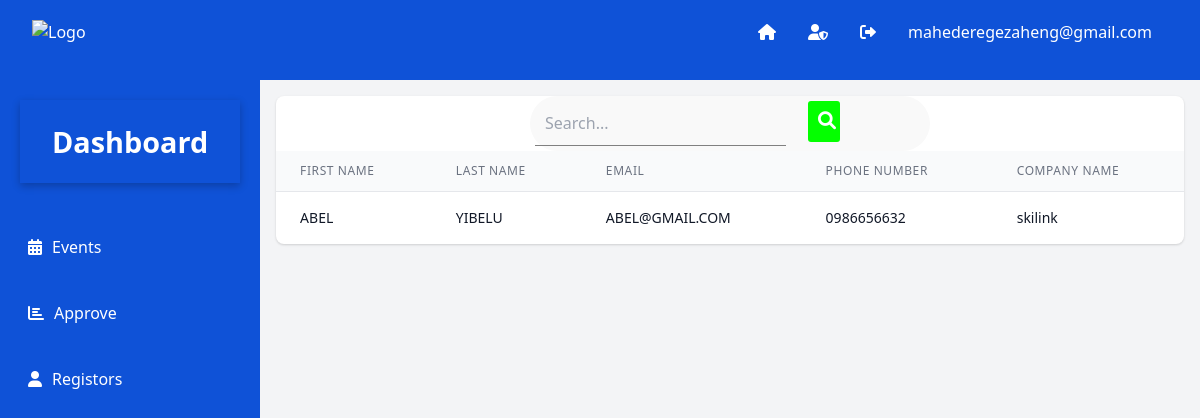
Screenshot of /admin/user.php (signed in) with the database file from the repository.
### tables this page shows
CREATE TABLE `registor` (
  `id` int(6) UNSIGNED NOT NULL,
  `first_name` varchar(50) NOT NULL,
  `last_name` varchar(50) NOT NULL,
  `company_name` varchar(50) NOT NULL,
  `email` varchar(50) NOT NULL,
  `phone_number` varchar(15) NOT NULL,
  `verification_code` varchar(10) NOT NULL,
  `approve` int(10) NOT NULL DEFAULT 0
);

### admin/user.php (the view, shortened to what this page needs)
<?php include_once('header.php');
?>
<!DOCTYPE html>
<html lang="en">
<head>
  <link href="https://cdn.jsdelivr.net/npm/tailwindcss@2.2.19/dist/tailwind.min.css" rel="stylesheet">
  <link rel="stylesheet" href="style.css">
  <link rel="stylesheet" href="https://cdnjs.cloudflare.com/ajax/libs/font-awesome/6.0.0-beta3/css/all.min.css">
</head>
<body>
<?php
include_once('header.php');
  echo'<div class="flex">';
include_once('side.php');
?>
    <main class="flex w-full">
        <div class="bods bg-gray-100 p-4">
            <div class="bg-white shadow overflow-hidden sm:rounded-lg">
            <div class="search-bar">
    <form method="GET" action="">
        <input type="text" name="search" placeholder="Search...">
        <button type="submit"><i class="fas fa-search"></i></button>
    </form>
</div>
<?php
include_once('dbcon.php');
$search = isset($_GET['search']) ? $_GET['search'] : '';
$query = "SELECT * FROM registor WHERE first_name LIKE '%$search%' OR last_name LIKE '%$search%' OR email LIKE '%$search%' OR phone_number LIKE '%$search%' OR company_name LIKE '%$search%'";
$result = $mysqli->query($query);
if ($result->num_rows > 0) {
    ?>
    <table class="min-w-full divide-y divide-gray-200">
        <thead>
            <tr>
                <th scope="col" class="px-6 py-3 bg-gray-50 text-left text-xs font-medium text-gray-500 uppercase tracking-wider">
                    First Name
                </th>
                <th scope="col" class="px-6 py-3 bg-gray-50 text-left text-xs font-medium text-gray-500 uppercase tracking-wider">
                    Last Name
                </th>
                <th scope="col" class="px-6 py-3 bg-gray-50 text-left text-xs font-medium text-gray-500 uppercase tracking-wider">
                    Email
                </th>
                <th scope="col" class="px-6 py-3 bg-gray-50 text-left text-xs font-medium text-gray-500 uppercase tracking-wider">
                    Phone Number
                </th>
                <th scope="col" class="px-6 py-3 bg-gray-50 text-left text-xs font-medium text-gray-500 uppercase tracking-wider">
                    Company Name
                </th>
            </tr>
        </thead>
        <tbody>
            <?php
            while ($row = $result->fetch_assoc()) {
                $approve=$row['approve'];
        if($approve=='1'){
                ?>
                <tr>
                    <td class="px-6 py-4 whitespace-nowrap">
                        <div class="text-sm text-gray-900"><?php echo $row['first_name']; ?></div>
                    </td>
                    <td class="px-6 py-4 whitespace-nowrap">
                        <div class="text-sm text-gray-900"><?php echo $row['last_name']; ?></div>
                    </td>
                    <td class="px-6 py-4 whitespace-nowrap">
                        <div class="text-sm text-gray-900"><?php echo $row['email']; ?></div>
                    </td>
                    <td class="px-6 py-4 whitespace-nowrap">
                        <div class="text-sm text-gray-900"><?php echo $row['phone_number']; ?></div>
                    </td>
                    <td class="px-6 py-4 whitespace-nowrap">
                        <div class="text-sm text-gray-900"><?php echo $row['company_name']; ?></div>
                    </td>
                </tr>
                <?php
            }
        }
            ?>
        </tbody>
    </table>
    <?php
} else {
    echo "No data found in the registor table.";
}
?>
            </div>
          </div>
   </div>
  </body>
  </html>

### admin/style.css (style rules this page uses)
body { background-color: #ddd; }
.bods { width: 100%; }
.search-bar { display: flex; align-items: center; max-width: 400px; margin: 0 auto; background-color: #f9f9f9; border-radius: 30px; padding: 5px; }
.search-bar input { flex: 1; border: none; border-bottom: 1px solid gray; background: none; outline: none; padding: 10px; font-size: 16px; color: #333; }
.search-bar button { background: none; border: none; outline: none; padding: 5px; cursor: pointer; color: #333; }
.search-bar button i { font-size: 18px; }
table { width: 100%; max-height: 10vh; overflow-y:scroll ; }
button[type="submit"], .add-event { display: block; width: 10%; padding: 10px; float: right; margin: 0 1rem; border: none; background-color: #04ff00; color: #fff; font-size: 14px; font-weight: bold; border-radius: 3px; cursor: pointer; }

### rows the page displays
registor: first_name "ABEL", last_name "YIBELU", email "ABEL@GMAIL.COM", phone_number "0986656632", company_name "skilink"

### other values shown
$username "mahederegezaheng@gmail.com"
